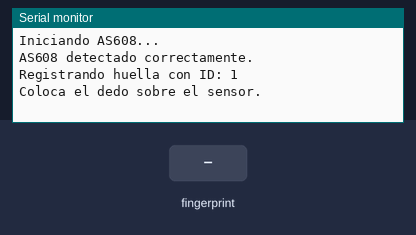
The sketch below on a simulated ESP32. Parts: the last lines printed to the serial monitor. Inputs (shaded band) come from the test bench.

Above: at 1.8 s.
1.9 s: finger stored as number 1 placed on the sensor
At 3.7 s:
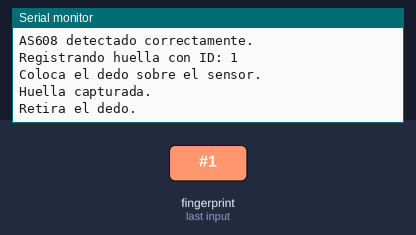
5.7 s: finger stored as number 1 placed on the sensor
At 6.5 s:
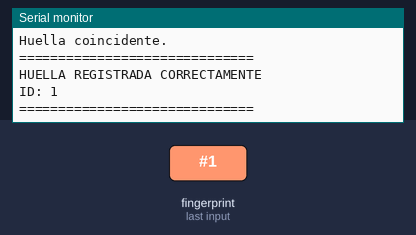

Measured:
- after the input at 1.9 s, the serial monitor: prints a new line after 0.12 s (image 1)
- after the input at 5.7 s, the serial monitor: prints a new line after 0.09 s (image 2)

The sketch:

RegistroHuella.ino
```cpp
#include <Adafruit_Fingerprint.h>

#define RX_PIN 16
#define TX_PIN 17

HardwareSerial mySerial(2);

Adafruit_Fingerprint finger = Adafruit_Fingerprint(&mySerial);

uint8_t id = 1;

void setup() {

  Serial.begin(115200);

  mySerial.begin(
    57600,
    SERIAL_8N1,
    RX_PIN,
    TX_PIN
  );

  Serial.println();
  Serial.println("Iniciando AS608...");

  finger.begin(57600);

  if (finger.verifyPassword()) {

    Serial.println("AS608 detectado correctamente.");

  } else {

    Serial.println("No se pudo detectar el AS608.");

    while (1) {
      delay(1000);
    }
  }

  Serial.println();
  Serial.print("Registrando huella con ID: ");
  Serial.println(id);

  registrarHuella(id);
}

void loop() {
}

void registrarHuella(uint8_t id) {

  int p = -1;

  Serial.println();
  Serial.println("Coloca el dedo sobre el sensor.");

  while (p != FINGERPRINT_OK) {

    p = finger.getImage();

    if (p == FINGERPRINT_NOFINGER) {
      delay(100);
    }

    else if (p == FINGERPRINT_OK) {
      Serial.println("Huella capturada.");
    }

    else {
      Serial.println("Error capturando la huella.");
      return;
    }
  }

  p = finger.image2Tz(1);

  if (p != FINGERPRINT_OK) {

    Serial.println("No se pudo convertir la primera imagen.");
    return;
  }

  Serial.println("Retira el dedo.");

  delay(2000);

  while (finger.getImage() != FINGERPRINT_NOFINGER) {
    delay(100);
  }

  Serial.println();
  Serial.println("Coloca nuevamente el mismo dedo.");

  p = -1;

  while (p != FINGERPRINT_OK) {

    p = finger.getImage();

    if (p == FINGERPRINT_NOFINGER) {
      delay(100);
    }

    else if (p == FINGERPRINT_OK) {
      Serial.println("Segunda huella capturada.");
    }

    else {
      Serial.println("Error capturando la segunda huella.");
      return;
    }
  }

  p = finger.image2Tz(2);

  if (p != FINGERPRINT_OK) {

    Serial.println("No se pudo convertir la segunda imagen.");
    return;
  }

  Serial.println("Comparando las dos huellas...");

  p = finger.createModel();

  if (p != FINGERPRINT_OK) {

    Serial.println("Las huellas no coinciden.");
    return;
  }

  Serial.println("Huella coincidente.");

  p = finger.storeModel(id);

  if (p == FINGERPRINT_OK) {

    Serial.println();
    Serial.println("==============================");
    Serial.println("HUELLA REGISTRADA CORRECTAMENTE");
    Serial.print("ID: ");
    Serial.println(id);
    Serial.println("==============================");

  } else {

    Serial.println("No se pudo guardar la huella.");
  }
}
```
